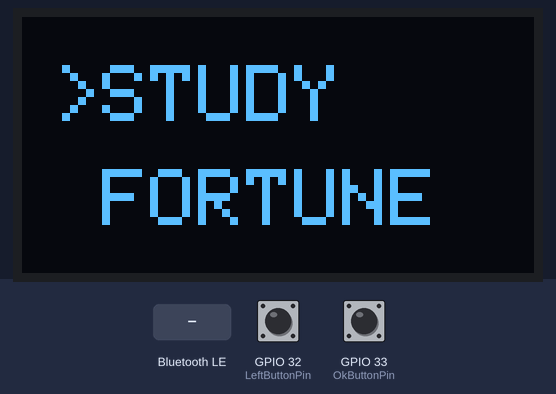
Bench run of a sketch on a simulated ESP32. On the bench: 128×64 one-colour display. The test bench sets the inputs (shaded band); at power-on: GPIO 33 (OkButtonPin) HIGH, GPIO 32 (LeftButtonPin) HIGH. Random numbers use the default seed unless the sketch sets one; nothing arrives over Bluetooth unless stated; a phone connects over Bluetooth LE 3 s after start; what the sketch prints to the serial monitor is not drawn.

Above: at 1.2 s.
1.3 s: Bluetooth LE write "1" received
At 2.9 s:
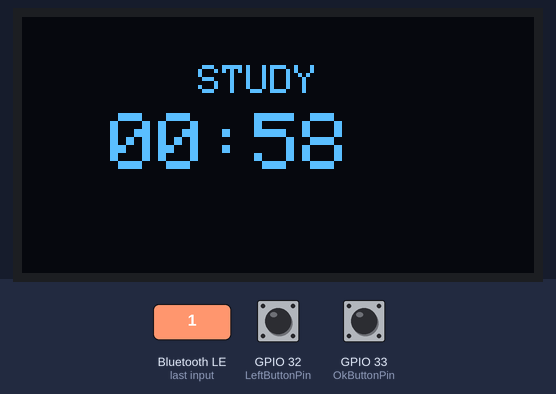
4.3 s: GPIO 33 (OkButtonPin) pulled LOW for 0.15 s
At 5.2 s:
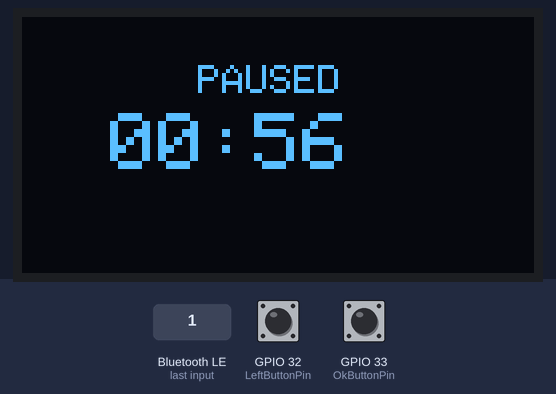
5.9 s: GPIO 32 (LeftButtonPin) pulled LOW for 0.15 s
At 7.1 s:
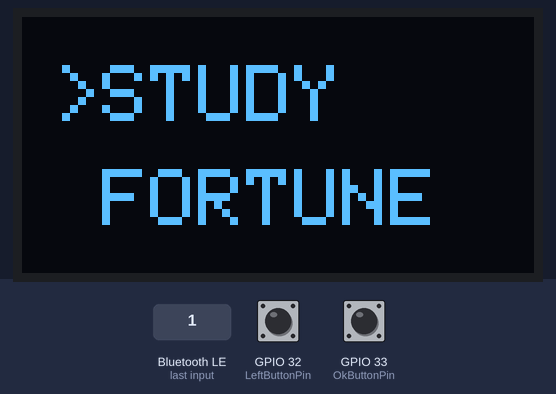
7.5 s: GPIO 32 (LeftButtonPin) pulled LOW for 1 s
At 8.3 s:
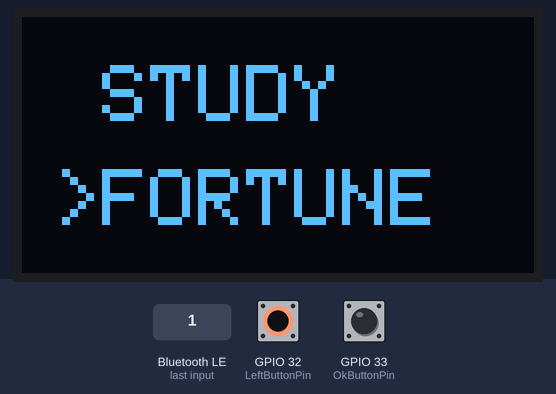
10.0 s: GPIO 33 (OkButtonPin) pulled LOW for 1 s
At 10.5 s:
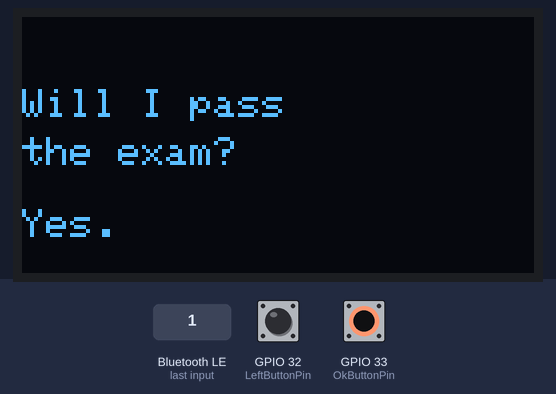
12.5 s: Bluetooth LE write "5" received
At 12.54 s:
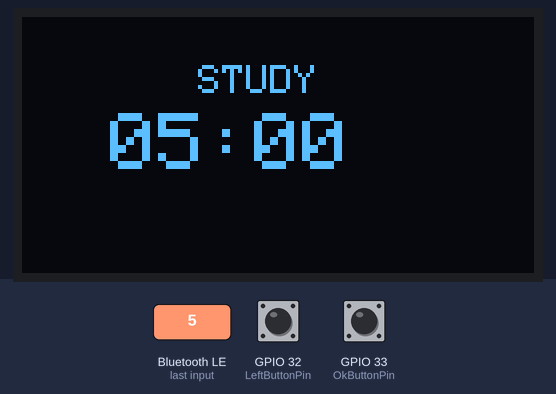
Timing chart, 0 to 15.0 s (numbered marks = the images above; inputs shaded):
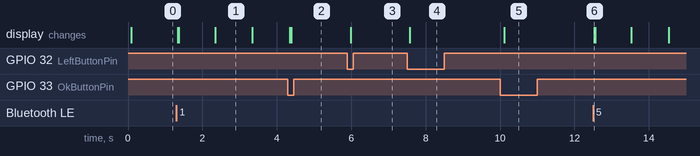

Measured:
- after the input at 1.3 s, the display: first changes at once (image 1 shows a later state)
- after the input at 5.9 s, the display: changes after 0.09 s (image 3)
- after the input at 7.5 s, the display: changes after 0.08 s (image 4)
- after the input at 10.0 s, the display: changes after 0.12 s (image 5)
- after the input at 12.5 s, the display: changes at once (image 6)
- what the display in image 1 shows lasts 1.0 s, from 2.3 s to 3.3 s

The sketch:

StudyCompanionTimer.ino
```cpp
#include "Alarm.h"
#include "AppScreen.h"
#include "BleTimerService.h"
#include "Button.h"
#include "Config.h"
#include "DisplayView.h"
#include "FortuneGenerator.h"
#include "TimerController.h"

DisplayView displayView;
TimerController timer;
BleTimerService bleTimerService;
FortuneGenerator fortuneGenerator;
Alarm alarm;
Button leftButton(config::LeftButtonPin);
Button okButton(config::OkButtonPin);

AppScreen currentScreen = AppScreen::Menu;
uint8_t menuIndex = 0;
const char* currentFortune = "";

void setup() {
  Serial.begin(115200);

  if (!displayView.begin()) {
    Serial.println("OLED display not found.");
    while (true) {
      delay(100);
    }
  }

  leftButton.begin();
  okButton.begin();
  alarm.begin();
  fortuneGenerator.begin();
  bleTimerService.begin();

  Serial.println("Companion Study Timer ready.");
}

void loop() {
  const uint32_t nowMs = millis();

  const uint8_t requestedMinutes = bleTimerService.takeRequestedMinutes();
  if (requestedMinutes > 0) {
    alarm.silence();
    timer.startForMinutes(requestedMinutes, nowMs);
    currentScreen = AppScreen::Timer;
  }

  const bool leftPressed = leftButton.wasPressed(nowMs);
  const bool okPressed = okButton.wasPressed(nowMs);

  switch (currentScreen) {
    case AppScreen::Menu:
      if (leftPressed) {
        menuIndex = (menuIndex + 1) % 2;
      }

      if (okPressed) {
        if (menuIndex == 0) {
          currentScreen = AppScreen::Timer;
        } else {
          currentFortune = fortuneGenerator.next();
          currentScreen = AppScreen::Fortune;
        }
      }

      displayView.drawMenu(menuIndex);
      break;

    case AppScreen::Timer:
      if (leftPressed) {
        timer.reset();
        alarm.silence();
        currentScreen = AppScreen::Menu;
        break;
      }

      if (okPressed) {
        alarm.silence();
        timer.toggle(nowMs);
      }

      if (timer.update(nowMs)) {
        alarm.playCompletion();
      }

      displayView.drawTimer(timer.remainingMs(nowMs), timer.status());
      break;

    case AppScreen::Fortune:
      if (leftPressed) {
        currentScreen = AppScreen::Menu;
        break;
      }

      if (okPressed) {
        currentFortune = fortuneGenerator.next();
      }

      displayView.drawFortune(currentFortune);
      break;
  }
}
```

Alarm.cpp
```cpp
#include "Alarm.h"

#include <Arduino.h>

#include "Config.h"

void Alarm::begin() {
  pinMode(config::BuzzerPin, OUTPUT);
  silence();
}

void Alarm::playCompletion() {
  const uint16_t notes[] = {1319, 1568, 1976, 2637, 1976, 2637};
  const uint16_t durations[] = {100, 100, 100, 220, 100, 300};

  for (size_t i = 0; i < sizeof(notes) / sizeof(notes[0]); ++i) {
    tone(config::BuzzerPin, notes[i]);
    delay(durations[i]);
    noTone(config::BuzzerPin);
    delay(35);
  }
}

void Alarm::silence() {
  noTone(config::BuzzerPin);
  digitalWrite(config::BuzzerPin, LOW);
}
```

Alarm.h
```cpp
#pragma once

class Alarm {
 public:
  void begin();
  void playCompletion();
  void silence();
};
```

AppScreen.h
```cpp
#pragma once

enum class AppScreen {
  Menu,
  Timer,
  Fortune
};
```

BleTimerService.cpp
```cpp
#include "BleTimerService.h"

#include <BLEDevice.h>
#include <BLEServer.h>
#include <BLEUtils.h>

#include "Config.h"

namespace {

class TimerWriteCallbacks : public BLECharacteristicCallbacks {
 public:
  explicit TimerWriteCallbacks(BleTimerService& timerService)
      : timerService_(timerService) {}

  void onWrite(BLECharacteristic* characteristic) override {
    const String value = characteristic->getValue();
    const int minutes = value.toInt();

    if (minutes >= config::MinimumBleMinutes &&
        minutes <= config::MaximumBleMinutes) {
      timerService_.queueRequestedMinutes(static_cast<uint8_t>(minutes));
    }
  }

 private:
  BleTimerService& timerService_;
};

}  // namespace

void BleTimerService::begin() {
  BLEDevice::init(config::BleDeviceName);
  BLEServer* server = BLEDevice::createServer();
  BLEService* service = server->createService(config::BleServiceUuid);
  BLECharacteristic* characteristic = service->createCharacteristic(
      config::BleCharacteristicUuid,
      BLECharacteristic::PROPERTY_WRITE);

  characteristic->setCallbacks(new TimerWriteCallbacks(*this));
  service->start();
  BLEDevice::getAdvertising()->start();
}

uint8_t BleTimerService::takeRequestedMinutes() {
  return requestedMinutes_.exchange(0);
}

void BleTimerService::queueRequestedMinutes(uint8_t minutes) {
  requestedMinutes_.store(minutes);
}
```

BleTimerService.h
```cpp
#pragma once

#include <Arduino.h>
#include <atomic>

class BleTimerService {
 public:
  void begin();

  // Returns zero when no new duration has been received.
  uint8_t takeRequestedMinutes();
  void queueRequestedMinutes(uint8_t minutes);

 private:
  std::atomic<uint8_t> requestedMinutes_{0};
};
```

Button.cpp
```cpp
#include "Button.h"

#include "Config.h"

Button::Button(uint8_t pin) : pin_(pin) {}

void Button::begin() {
  pinMode(pin_, INPUT_PULLUP);
  stableState_ = digitalRead(pin_);
  lastReading_ = stableState_;
}

bool Button::wasPressed(uint32_t nowMs) {
  const bool reading = digitalRead(pin_);

  if (reading != lastReading_) {
    lastReading_ = reading;
    lastChangeMs_ = nowMs;
  }

  if ((nowMs - lastChangeMs_) < config::ButtonDebounceMs ||
      reading == stableState_) {
    return false;
  }

  stableState_ = reading;
  return stableState_ == LOW;
}
```

Button.h
```cpp
#pragma once

#include <Arduino.h>

class Button {
 public:
  explicit Button(uint8_t pin);

  void begin();
  bool wasPressed(uint32_t nowMs);

 private:
  uint8_t pin_;
  bool stableState_ = HIGH;
  bool lastReading_ = HIGH;
  uint32_t lastChangeMs_ = 0;
};
```

DisplayView.cpp
```cpp
#include "DisplayView.h"

#include <Adafruit_GFX.h>
#include <Wire.h>

#include "Config.h"

DisplayView::DisplayView()
    : display_(config::ScreenWidth, config::ScreenHeight, &Wire, -1) {}

bool DisplayView::begin() {
  Wire.begin(config::SdaPin, config::SclPin);

  if (!display_.begin(config::ScreenAddress, true)) {
    return false;
  }

  display_.clearDisplay();
  display_.setTextColor(SH110X_WHITE);
  display_.setTextWrap(false);
  display_.display();
  return true;
}

void DisplayView::drawMenu(uint8_t selectedItem) {
  display_.clearDisplay();
  display_.setTextSize(2);

  display_.setCursor(8, 12);
  display_.print(selectedItem == 0 ? ">STUDY" : " STUDY");

  display_.setCursor(8, 38);
  display_.print(selectedItem == 1 ? ">FORTUNE" : " FORTUNE");
  display_.display();
}

void DisplayView::drawTimer(uint32_t remainingMs, TimerStatus status) {
  const uint16_t totalSeconds = remainingMs / 1000UL;
  const uint8_t minutes = totalSeconds / 60;
  const uint8_t seconds = totalSeconds % 60;

  display_.clearDisplay();
  display_.setTextSize(1);
  display_.setCursor(44, 12);

  switch (status) {
    case TimerStatus::Running:
      display_.print("STUDY");
      break;
    case TimerStatus::Finished:
      display_.print("DONE!");
      break;
    case TimerStatus::Paused:
      display_.print("PAUSED");
      break;
  }

  display_.setTextSize(2);
  display_.setCursor(22, 24);

  if (minutes < 10) {
    display_.print('0');
  }
  display_.print(minutes);
  display_.print(':');
  if (seconds < 10) {
    display_.print('0');
  }
  display_.print(seconds);
  display_.display();
}

void DisplayView::drawFortune(const char* message) {
  display_.clearDisplay();
  display_.setTextSize(1);
  display_.setCursor(0, 18);
  display_.print("Will I pass");
  display_.setCursor(0, 30);
  display_.print("the exam?");
  display_.setCursor(0, 48);
  display_.print(message);
  display_.display();
}
```

DisplayView.h
```cpp
#pragma once

#include <Adafruit_SH110X.h>
#include <Arduino.h>

#include "TimerController.h"

class DisplayView {
 public:
  DisplayView();

  bool begin();
  void drawMenu(uint8_t selectedItem);
  void drawTimer(uint32_t remainingMs, TimerStatus status);
  void drawFortune(const char* message);

 private:
  Adafruit_SH1106G display_;
};
```

FortuneGenerator.cpp
```cpp
#include "FortuneGenerator.h"

#include <Arduino.h>

namespace {

const char* const Fortunes[] = {
    "Yes.",
    "Very likely.",
    "Probably bruh.",
    "Maybe, idk man.",
    "Keep studying.",
    "NOPE HAHAHA.",
    "Study harder."};

constexpr size_t FortuneCount = sizeof(Fortunes) / sizeof(Fortunes[0]);

}  // namespace

void FortuneGenerator::begin() {
  randomSeed(micros());
}

const char* FortuneGenerator::next() const {
  return Fortunes[random(0, FortuneCount)];
}
```

FortuneGenerator.h
```cpp
#pragma once

class FortuneGenerator {
 public:
  void begin();
  const char* next() const;
};
```

TimerController.cpp
```cpp
#include "TimerController.h"

#include "Config.h"

TimerController::TimerController()
    : durationMs_(config::DefaultDurationMs) {}

void TimerController::toggle(uint32_t nowMs) {
  if (running_) {
    pausedElapsedMs_ = elapsedMs(nowMs);
    running_ = false;
    return;
  }

  if (pausedElapsedMs_ >= durationMs_) {
    pausedElapsedMs_ = 0;
  }

  startTimeMs_ = nowMs - pausedElapsedMs_;
  running_ = true;
}

void TimerController::startForMinutes(uint8_t minutes, uint32_t nowMs) {
  durationMs_ = static_cast<uint32_t>(minutes) * 60UL * 1000UL;
  pausedElapsedMs_ = 0;
  startTimeMs_ = nowMs;
  running_ = true;
}

void TimerController::reset() {
  pausedElapsedMs_ = 0;
  running_ = false;
}

bool TimerController::update(uint32_t nowMs) {
  if (!running_ || elapsedMs(nowMs) < durationMs_) {
    return false;
  }

  pausedElapsedMs_ = durationMs_;
  running_ = false;
  return true;
}

uint32_t TimerController::remainingMs(uint32_t nowMs) const {
  const uint32_t elapsed = elapsedMs(nowMs);
  return elapsed < durationMs_ ? durationMs_ - elapsed : 0;
}

TimerStatus TimerController::status() const {
  if (running_) {
    return TimerStatus::Running;
  }

  return pausedElapsedMs_ >= durationMs_
             ? TimerStatus::Finished
             : TimerStatus::Paused;
}

uint32_t TimerController::elapsedMs(uint32_t nowMs) const {
  return running_ ? nowMs - startTimeMs_ : pausedElapsedMs_;
}
```

TimerController.h
```cpp
#pragma once

#include <Arduino.h>

enum class TimerStatus {
  Paused,
  Running,
  Finished
};

class TimerController {
 public:
  TimerController();

  void toggle(uint32_t nowMs);
  void startForMinutes(uint8_t minutes, uint32_t nowMs);
  void reset();

  // Returns true exactly once when a running timer reaches zero.
  bool update(uint32_t nowMs);

  uint32_t remainingMs(uint32_t nowMs) const;
  TimerStatus status() const;

 private:
  uint32_t elapsedMs(uint32_t nowMs) const;

  uint32_t durationMs_;
  uint32_t startTimeMs_ = 0;
  uint32_t pausedElapsedMs_ = 0;
  bool running_ = false;
};
```

Config.h
```cpp
#pragma once

#include <Arduino.h>

namespace config {

constexpr uint8_t ScreenWidth = 128;
constexpr uint8_t ScreenHeight = 64;
constexpr uint8_t ScreenAddress = 0x3C;

constexpr uint8_t SdaPin = 21;
constexpr uint8_t SclPin = 22;
constexpr uint8_t LeftButtonPin = 32;
constexpr uint8_t OkButtonPin = 33;
constexpr uint8_t BuzzerPin = 25;

constexpr uint32_t DefaultDurationMs = 25UL * 60UL * 1000UL;
constexpr uint16_t ButtonDebounceMs = 35;
constexpr uint8_t MinimumBleMinutes = 1;
constexpr uint8_t MaximumBleMinutes = 60;

constexpr char BleDeviceName[] = "PomodoroESP32";
constexpr char BleServiceUuid[] = "1234";
constexpr char BleCharacteristicUuid[] = "5678";

}  // namespace config
```
